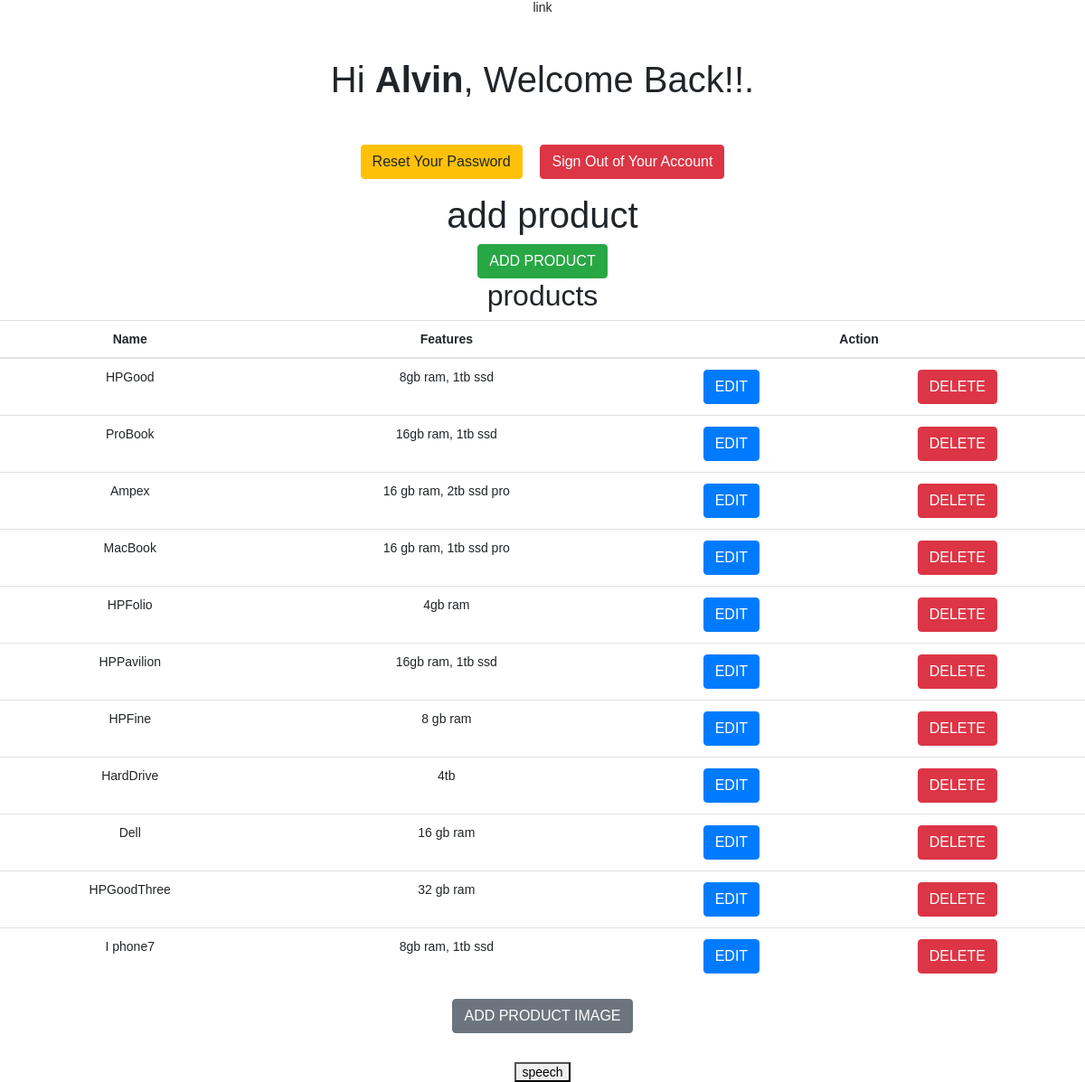
The app's page /admin/index.php (signed in) with its own data.
### tables this page shows
CREATE TABLE `products` (
  `product_id` int(11) NOT NULL,
  `product_name` varchar(50) NOT NULL,
  `prod_descrption` varchar(50) NOT NULL,
  `product_price` varchar(50) NOT NULL,
  `quantity` int(20) NOT NULL,
  `category_id` int(50) NOT NULL,
  `file_name` varchar(255) DEFAULT NULL
);

### admin/index.php (the view, shortened to what this page needs)
<?php
include "../config.php";
?>
<!DOCTYPE html>
<html lang="en">
<head>
    <link rel="stylesheet" href="https://stackpath.bootstrapcdn.com/bootstrap/4.3.1/css/bootstrap.min.css">
</head>
<body onkeydown="speechSysnthesise()">
    <h1 id="welcome"class="my-5">Hi <b><?php echo htmlspecialchars($_SESSION["username"]); ?></b>, Welcome Back!!.<?php?></h1>
    <p>
        <a href="reset_password.php" class="btn btn-warning">Reset Your Password</a>
        <a href="logout.php" class="btn btn-danger ml-3">Sign Out of Your Account</a>
    </p>
	<h1>add product</h1>
	<a href="add_products.php" class="add_btn" ><button type="button" class="btn btn-success" >ADD PRODUCT</button></a>
    <?php $results = mysqli_query($connect, "SELECT *FROM products ORDER BY product_id"); ?>
<h2 style="align-item:left;" id="h2">products</h2>
<table class="table">
	<thead>
		<tr>
			<th>Name</th>
			<th>Features</th>
			<th colspan="3">Action</th>
		</tr>
	</thead>
	<?php while ($row = mysqli_fetch_array($results)) { ?>
		<tr>
			<td scope="row"><?php echo $row['product_name']; ?></td>
			<td><?php echo $row['prod_descrption']; ?></td>
			<td>
				<a href="edit_products.php?id=<?php echo $row['product_id']; ?>" class="edit_btn" ><button type="button" class="btn btn-primary" >EDIT</button></a>
			</td>
			<td>
				<a href="delete_product.php?id=<?php echo $row['product_id']; ?>" class="del_btn"><button type="button" class="btn btn-danger" onclick="return confirm('are you sure you want do delete this product?')">DELETE</button></a>
			</td>
		</tr>
	<?php } ?>
</table>
<a href="add_product_image.php" class="add_btn" ><button type="button" class="btn btn-secondary" >ADD PRODUCT IMAGE</button></a><br><br><br>
<button id="speechButton" onclick="speechSysnthesise()">speech</button>
</body>
</html>

### admin/index.php (style rules this page uses)
body { font: 14px sans-serif; text-align: center; }

### records on screen
products: product_name "HPGood", prod_descrption "8gb ram, 1tb ssd"
products: product_name "ProBook", prod_descrption "16gb ram, 1tb ssd"
products: product_name "Ampex", prod_descrption "16 gb ram, 2tb ssd pro"
products: product_name "MacBook", prod_descrption "16 gb ram, 1tb ssd pro"
products: product_name "HPFolio", prod_descrption "4gb ram"
products: product_name "HPPavilion", prod_descrption "16gb ram, 1tb ssd"
products: product_name "HPFine", prod_descrption "8 gb ram"
products: product_name "HardDrive", prod_descrption "4tb"
products: product_name "Dell", prod_descrption "16 gb ram"
products: product_name "HPGoodThree", prod_descrption "32 gb ram"
products: product_name "I phone7", prod_descrption "8gb ram, 1tb ssd"

### other values on screen
$_SESSION["username"] "Alvin"
